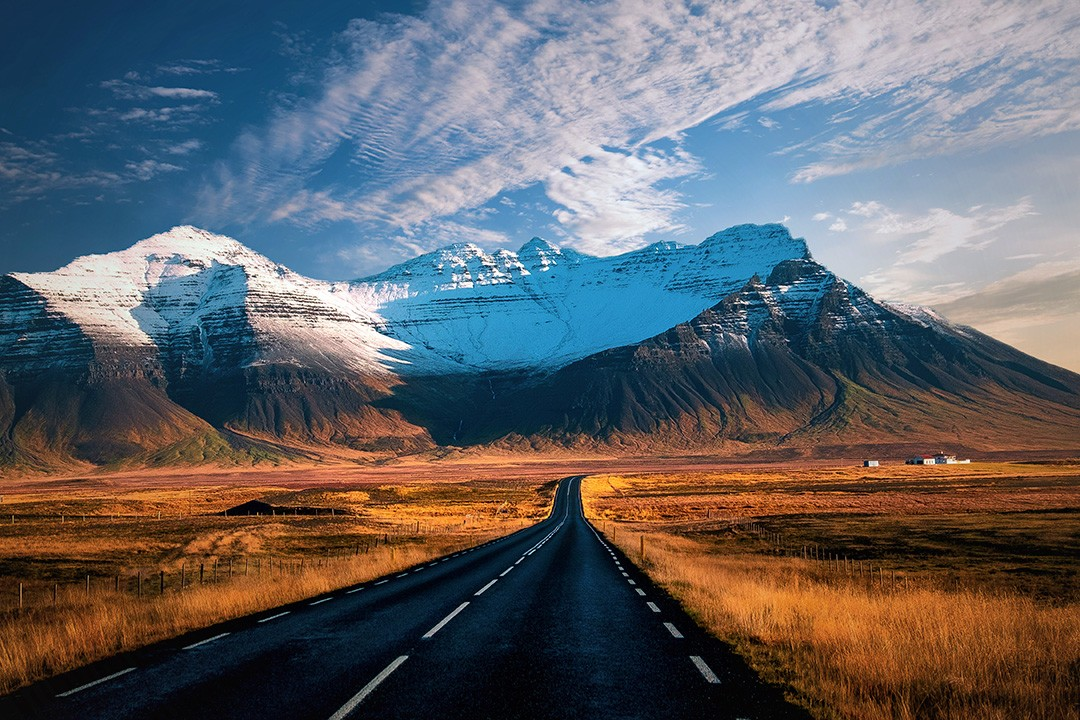
#> input picture 2주차/2. WSL/data/road1.jpg, 1080 x 720 px, found by its file name
$ jupyter execute '01-1 이미지 다루기.ipynb'
#> lines starting #> are read from the running program, lines starting #| are printed output that depends on the picture
[cell 1]
import cv2
import matplotlib.pyplot as plt

img=cv2.imread('./data/road1.jpg')
#> img is the input picture: shape (720, 1080, 3); mean B, G, R 102, 97.8, 96.8

img = cv2.cvtColor(img, cv2.COLOR_BGR2RGB)

plt.imshow(img)

[cell 2]
temp_img = img[200:400, 200:400].copy()
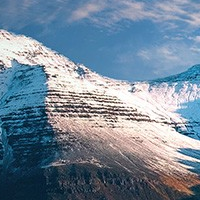
#> temp_img: shape (200, 200, 3); mean R, G, B 115.2, 134.3, 151.9

plt.imshow(temp_img)

[cell 3]
print(temp_img.shape)
#| (200, 200, 3)

[cell 4]
len(temp_img[0])
#> Out = 200

[cell 5]
temp_img[0][0]
#> Out = [72, 110, 146]

[cell 6]
img[200:400, 200:400] = 0
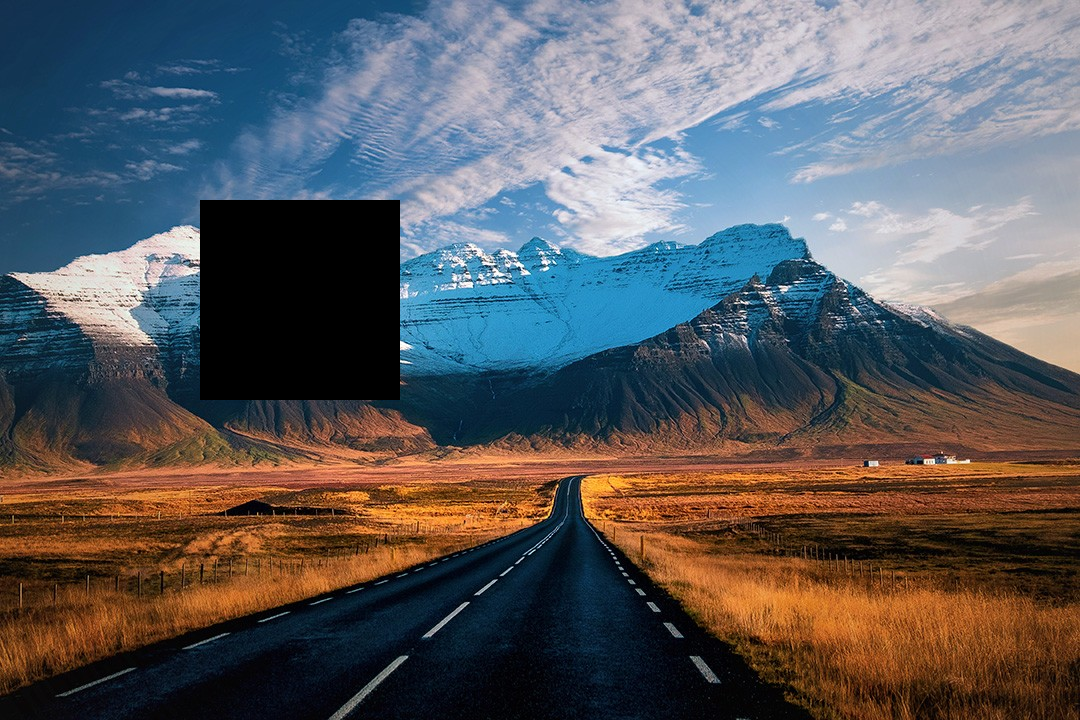
#> img: shape (720, 1080, 3); mean R, G, B 90.8, 90.9, 94.2
plt.imshow(img)

$ run again, with 2주차/2. WSL/data/buil.jpg copied over 2주차/2. WSL/data/road1.jpg
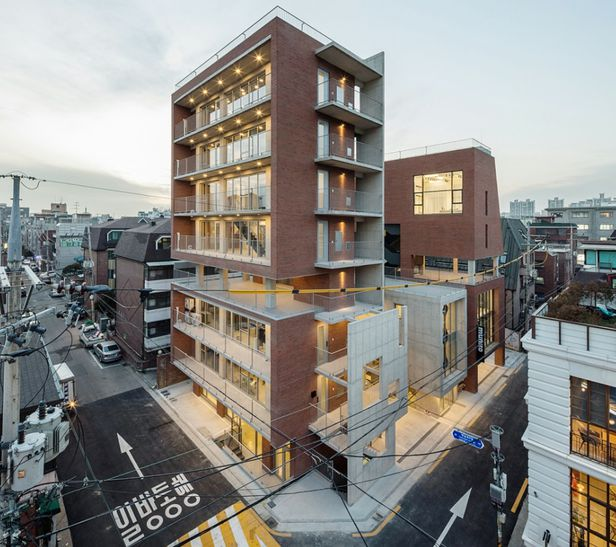
#> input picture 2주차/2. WSL/data/buil.jpg, 616 x 547 px, found by its file name
#> img is the input picture: shape (547, 616, 3); mean B, G, R 135, 139.1, 140.7
#> `temp_img = img[200:400, 200:400].copy()`:
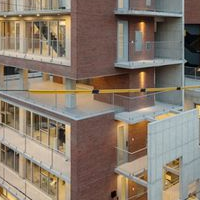
#> temp_img: shape (200, 200, 3); mean R, G, B 134.6, 120.8, 107.5
#| (200, 200, 3)
#> `len(temp_img[0])`: Out = 200
#> `temp_img[0][0]`: Out = [176, 160, 147]
#> `img[200:400, 200:400] = 0`:
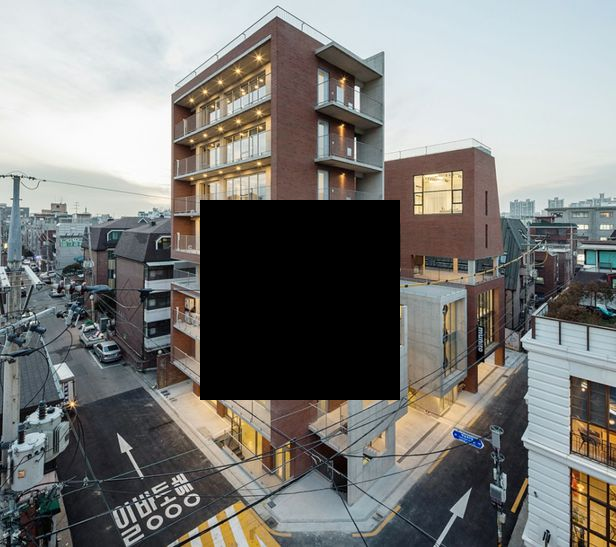
#> img: shape (547, 616, 3); mean R, G, B 124.7, 124.8, 122.2

$ run again, with 2주차/2. WSL/data/coins2.jpg copied over 2주차/2. WSL/data/road1.jpg
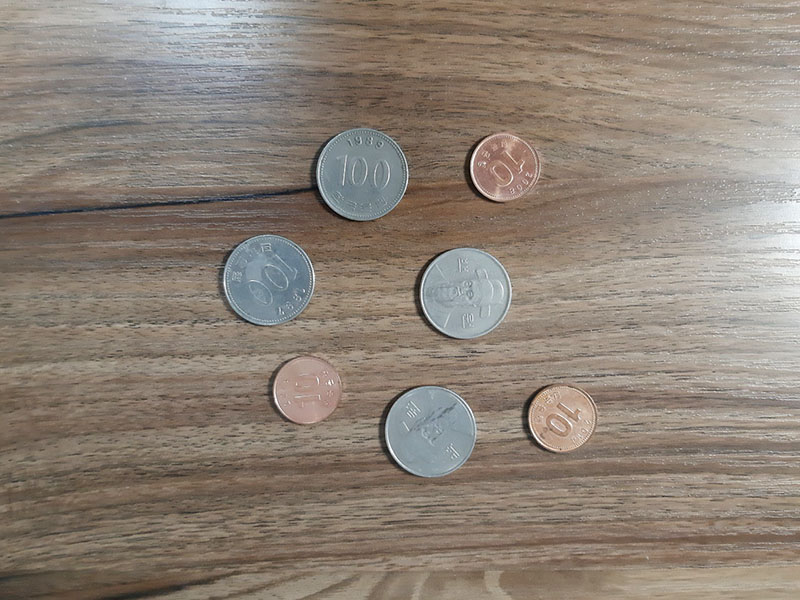
#> input picture 2주차/2. WSL/data/coins2.jpg, 800 x 600 px, found by its file name
#> img is the input picture: shape (600, 800, 3); mean B, G, R 118.9, 129.9, 141.1
#> `temp_img = img[200:400, 200:400].copy()`:
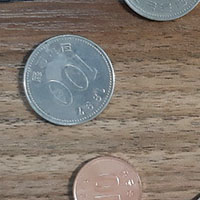
#> temp_img: shape (200, 200, 3); mean R, G, B 131.4, 121.5, 112.6
#| (200, 200, 3)
#> `len(temp_img[0])`: Out = 200
#> `temp_img[0][0]`: Out = [40, 49, 58]
#> `img[200:400, 200:400] = 0`:
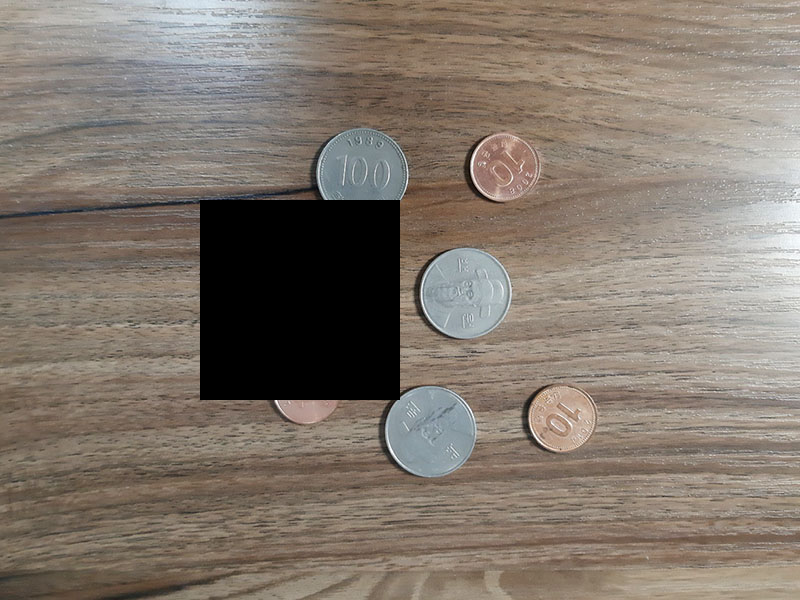
#> img: shape (600, 800, 3); mean R, G, B 130.2, 119.8, 109.5
